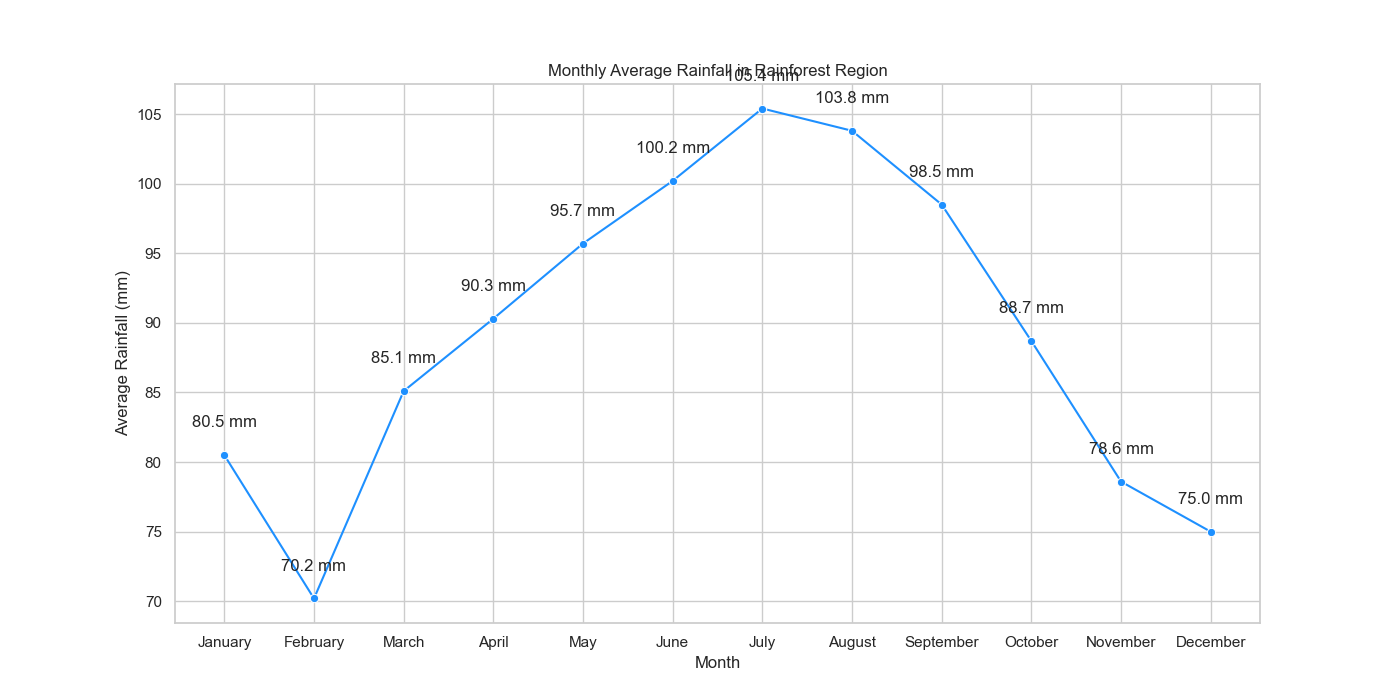

The Python source for this figure:

import seaborn as sns
import pandas as pd
import matplotlib.pyplot as plt

# Data
data = {
    "Month": ["January", "February", "March", "April", "May", "June", 
              "July", "August", "September", "October", "November", "December"],
    "AverageRainfall": [80.5, 70.2, 85.1, 90.3, 95.7, 100.2, 105.4, 103.8, 98.5, 88.7, 78.6, 75.0]
}

# Create DataFrame
df = pd.DataFrame(data)

# Convert 'Month' to a categorical type to maintain month order in the plot
df['Month'] = pd.Categorical(df['Month'], categories=[
    "January", "February", "March", "April", "May", "June", 
    "July", "August", "September", "October", "November", "December"], ordered=True)

# Create the line plot
plt.figure(figsize=(14, 7))
sns.lineplot(x="Month", y="AverageRainfall", data=df, marker='o', color='#1E90FF')

# Annotate each point with the rainfall value
for i in range(df.shape[0]):
    plt.text(x=df['Month'][i], y=df['AverageRainfall'][i] + 2, s=f"{df['AverageRainfall'][i]} mm", 
             horizontalalignment='center')

# Set the title and labels
plt.title('Monthly Average Rainfall in Rainforest Region')
plt.xlabel('Month')
plt.ylabel('Average Rainfall (mm)')

# Show the plot
plt.show()
